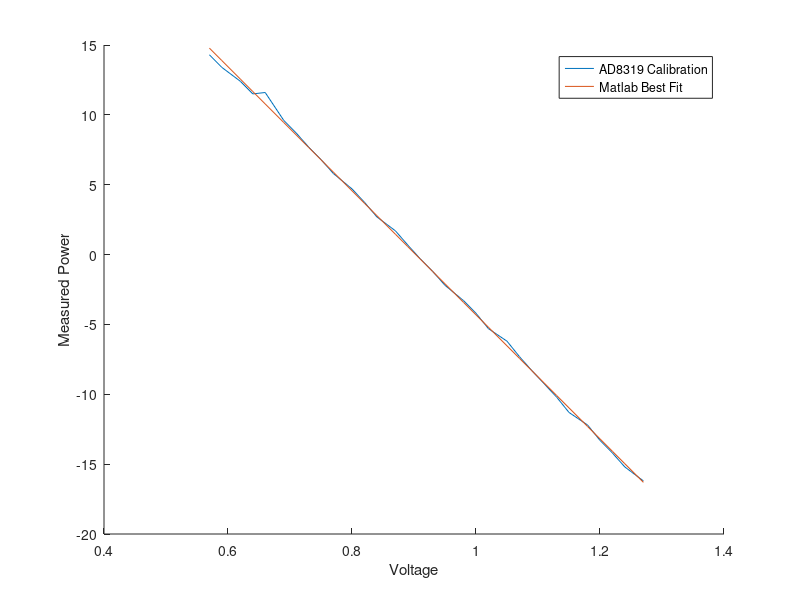

The MATLAB script that drew this image:
  
measured = [0 0.57 14.3
        1 0.59 13.4
        2 0.62 12.4
        3 0.64 11.5
        4 0.66 11.6
        5 0.69 9.6
        6 0.71 8.7
        7 0.73 7.7
        8 0.75 6.8
        9 0.77 5.8
        10 0.8 4.7
        11 0.82 3.75
        12 0.84 2.7
        13 0.87 1.7
        14 0.89 0.68
        15 0.91 -0.3
        16 0.93 -1.2
        17 0.95 -2.2
        18 0.98 -3.3
        19 1    -4.2
        20 1.02 -5.3
        21 1.05 -6.2
        22 1.07 -7.3
        23 1.09 -8.3
        24 1.11 -9.25
        25 1.13 -10.2
        26 1.15 -11.3
        27 1.18 -12.2
        28 1.20 -13.3
        29 1.22 -14.2
        30 1.24 -15.2
        31 1.27 -16.2];

hold on;
plot(measured(:,2),measured(:,3))
xlabel("Voltage")
ylabel("Measured Power")

p = polyfit(measured(:,2),measured(:,3),1);
est = polyval(p,measured(:,2));
plot(measured(:,2),est)
% plot(measured(:,2),measured(:,3))

legend("AD8319 Calibration", "Matlab Best Fit", "Measured Best Fit")

fprintf("Power = %0.2f * voltage + %0.2f\n",p(1), p(2))